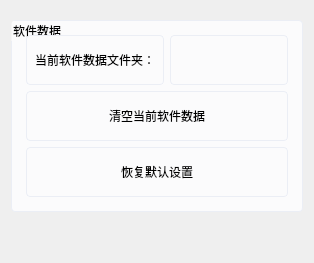
         <widget class="QWidget" name="tab_softwareSettings">
          <attribute name="title">
           <string> 软件设置 </string>
          </attribute>
          <layout class="QVBoxLayout" name="verticalLayout_softwareSettings">
           <property name="topMargin">
            <number>20</number>
           </property>
           <item>
            <widget class="QGroupBox" name="groupBox_softwareData">
             <property name="styleSheet">
              <string notr="true">background: #fbfbfc; border: 1px solid #ebeef5; border-radius: 4px; padding: 5px;</string>
             </property>
             <property name="title">
              <string>软件数据</string>
             </property>
             <layout class="QFormLayout" name="formLayout_softwareData">
              <item row="0" column="0">
               <widget class="QLabel" name="label_softwareDataDirectory">
                <property name="minimumSize">
                 <size>
                  <width>0</width>
                  <height>50</height>
                 </size>
                </property>
                <property name="text">
                 <string>当前软件数据文件夹：</string>
                </property>
               </widget>
              </item>
              <item row="0" column="1">
               <widget class="QLineEdit" name="lineEdit_softwareDataDirectory">
                <property name="minimumSize">
                 <size>
                  <width>0</width>
                  <height>50</height>
                 </size>
                </property>
                <property name="readOnly">
                 <bool>true</bool>
                </property>
               </widget>
              </item>
              <item row="1" column="0" colspan="2">
               <widget class="QPushButton" name="pushButton_clearSoftwareData">
                <property name="minimumSize">
                 <size>
                  <width>0</width>
                  <height>50</height>
                 </size>
                </property>
                <property name="text">
                 <string>清空当前软件数据</string>
                </property>
               </widget>
              </item>
              <item row="2" column="0" colspan="2">
               <widget class="QPushButton" name="pushButton_restoreDefaultSettings">
                <property name="minimumSize">
                 <size>
                  <width>0</width>
                  <height>50</height>
                 </size>
                </property>
                <property name="text">
                 <string>恢复默认设置</string>
                </property>
               </widget>
              </item>
             </layout>
            </widget>
           </item>
           <item>
            <spacer name="verticalSpacer_softwareSettingsBottom">
             <property name="orientation">
              <enum>Qt::Vertical</enum>
             </property>
             <property name="sizeHint" stdset="0">
              <size>
               <width>20</width>
               <height>40</height>
              </size>
             </property>
            </spacer>
           </item>
          </layout>
         </widget>
